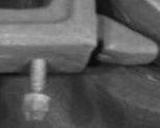
#> input picture HOG_SVM-master/image/train_DJ_new_resize/14id.jpg, 160 x 128 px, found by its file name
$ python trans.py
#> lines starting #> are read from the running program, lines starting #| are printed output that depends on the picture
import cv2
import numpy as np
import matplotlib.pyplot as plt

img_path = r'C:\PLY\Graduation Design\HOG_SVM-master\image\train_DJ_new_resize\14id.jpg'
savePath = r'C:\PLY\Graduation Design\HOG_SVM-master\image\train_DJ_new_resize\14trans.jpg'
img = cv2.imread(img_path)
#> img is the input picture: shape (128, 160, 3); min 8, max 201, mean 90.4
h, w, _= img.shape
#> h = 128; w = 160

mat_shift = np.float32([[1,0,10], [0,1,20]])
img_1 = cv2.warpAffine(img, mat_shift, (h, w))
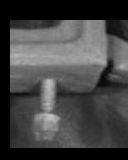
#> img_1: shape (160, 128, 3); min 0, max 201, mean 68.3
mat_shift = np.float32([[1, 0, -15], [0, 1, -15]])
img_2 = cv2.warpAffine(img, mat_shift, (h, w))
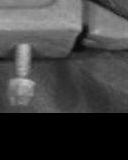
#> img_2: shape (160, 128, 3); min 0, max 201, mean 64.9

cv2.imwrite(savePath, img_2)

$ run again, with HOG_SVM-master/image/train_DJ_new_resize/019.jpg copied over HOG_SVM-master/image/train_DJ_new_resize/14id.jpg
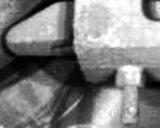
#> input picture HOG_SVM-master/image/train_DJ_new_resize/019.jpg, 160 x 128 px, found by its file name
#> img is the input picture: shape (128, 160, 3); min 0, max 255, mean 129.2
#> `img_1 = cv2.warpAffine(img, mat_shift, (h, w))`:
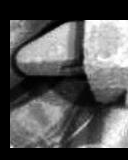
#> img_1: shape (160, 128, 3); min 0, max 255, mean 86
#> `img_2 = cv2.warpAffine(img, mat_shift, (h, w))`:
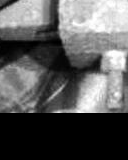
#> img_2: shape (160, 128, 3); min 0, max 255, mean 91.7

$ run again, with HOG_SVM-master/image/train_DJ_new_resize/020.jpg copied over HOG_SVM-master/image/train_DJ_new_resize/14id.jpg
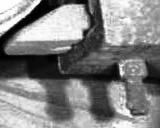
#> input picture HOG_SVM-master/image/train_DJ_new_resize/020.jpg, 160 x 128 px, found by its file name
#> img is the input picture: shape (128, 160, 3); min 0, max 255, mean 130.2
#> `img_1 = cv2.warpAffine(img, mat_shift, (h, w))`:
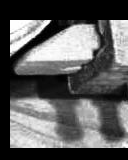
#> img_1: shape (160, 128, 3); min 0, max 255, mean 93
#> `img_2 = cv2.warpAffine(img, mat_shift, (h, w))`:
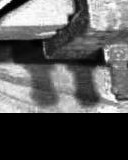
#> img_2: shape (160, 128, 3); min 0, max 255, mean 90.1

$ run again, with HOG_SVM-master/image/train_DJ_new_resize/040.jpg copied over HOG_SVM-master/image/train_DJ_new_resize/14id.jpg
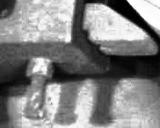
#> input picture HOG_SVM-master/image/train_DJ_new_resize/040.jpg, 160 x 128 px, found by its file name
#> img is the input picture: shape (128, 160, 3); min 0, max 255, mean 130
#> `img_1 = cv2.warpAffine(img, mat_shift, (h, w))`:
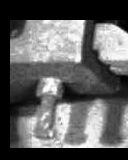
#> img_1: shape (160, 128, 3); min 0, max 255, mean 96.1
#> `img_2 = cv2.warpAffine(img, mat_shift, (h, w))`:
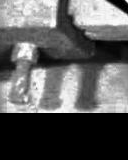
#> img_2: shape (160, 128, 3); min 0, max 255, mean 94.9
